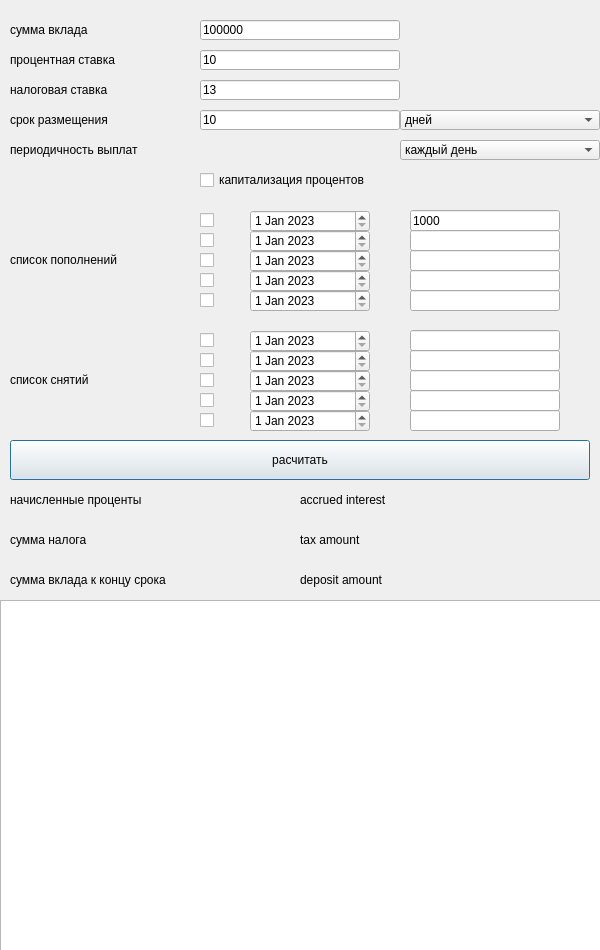
<?xml version="1.0" encoding="UTF-8"?>
<ui version="4.0">
 <class>depositwindow</class>
 <widget class="QDialog" name="depositwindow">
  <property name="geometry">
   <rect>
    <x>0</x>
    <y>0</y>
    <width>600</width>
    <height>950</height>
   </rect>
  </property>
  <property name="windowTitle">
   <string>Dialog</string>
  </property>
  <widget class="QLineEdit" name="top_2">
   <property name="geometry">
    <rect>
     <x>410</x>
     <y>230</y>
     <width>150</width>
     <height>21</height>
    </rect>
   </property>
  </widget>
  <widget class="QDateEdit" name="top_dateEdit_5">
   <property name="geometry">
    <rect>
     <x>250</x>
     <y>290</y>
     <width>120</width>
     <height>22</height>
    </rect>
   </property>
   <property name="dateTime">
    <datetime>
     <hour>0</hour>
     <minute>0</minute>
     <second>0</second>
     <year>2023</year>
     <month>1</month>
     <day>1</day>
    </datetime>
   </property>
  </widget>
  <widget class="QLabel" name="show_label_2">
   <property name="geometry">
    <rect>
     <x>10</x>
     <y>110</y>
     <width>190</width>
     <height>20</height>
    </rect>
   </property>
   <property name="text">
    <string>срок размещения</string>
   </property>
  </widget>
  <widget class="QDateEdit" name="down_dateEdit_4">
   <property name="geometry">
    <rect>
     <x>250</x>
     <y>390</y>
     <width>120</width>
     <height>22</height>
    </rect>
   </property>
   <property name="dateTime">
    <datetime>
     <hour>0</hour>
     <minute>0</minute>
     <second>0</second>
     <year>2023</year>
     <month>1</month>
     <day>1</day>
    </datetime>
   </property>
  </widget>
  <widget class="QCheckBox" name="down_checkBox_2">
   <property name="geometry">
    <rect>
     <x>200</x>
     <y>350</y>
     <width>31</width>
     <height>20</height>
    </rect>
   </property>
   <property name="text">
    <string/>
   </property>
  </widget>
  <widget class="QDateEdit" name="top_dateEdit_4">
   <property name="geometry">
    <rect>
     <x>250</x>
     <y>270</y>
     <width>120</width>
     <height>22</height>
    </rect>
   </property>
   <property name="dateTime">
    <datetime>
     <hour>0</hour>
     <minute>0</minute>
     <second>0</second>
     <year>2023</year>
     <month>1</month>
     <day>1</day>
    </datetime>
   </property>
  </widget>
  <widget class="QLineEdit" name="line_tax_rate">
   <property name="geometry">
    <rect>
     <x>200</x>
     <y>80</y>
     <width>200</width>
     <height>20</height>
    </rect>
   </property>
   <property name="text">
    <string>13</string>
   </property>
  </widget>
  <widget class="QLineEdit" name="down_5">
   <property name="geometry">
    <rect>
     <x>410</x>
     <y>410</y>
     <width>150</width>
     <height>21</height>
    </rect>
   </property>
  </widget>
  <widget class="QLineEdit" name="line_period">
   <property name="geometry">
    <rect>
     <x>200</x>
     <y>110</y>
     <width>200</width>
     <height>20</height>
    </rect>
   </property>
   <property name="text">
    <string>10</string>
   </property>
  </widget>
  <widget class="QLineEdit" name="down_1">
   <property name="geometry">
    <rect>
     <x>410</x>
     <y>330</y>
     <width>150</width>
     <height>21</height>
    </rect>
   </property>
  </widget>
  <widget class="QLabel" name="tax_amount">
   <property name="geometry">
    <rect>
     <x>300</x>
     <y>530</y>
     <width>290</width>
     <height>20</height>
    </rect>
   </property>
   <property name="text">
    <string>tax amount</string>
   </property>
  </widget>
  <widget class="QCheckBox" name="top_checkBox_4">
   <property name="geometry">
    <rect>
     <x>200</x>
     <y>270</y>
     <width>31</width>
     <height>20</height>
    </rect>
   </property>
   <property name="text">
    <string/>
   </property>
  </widget>
  <widget class="QLabel" name="show_label_4">
   <property name="geometry">
    <rect>
     <x>10</x>
     <y>80</y>
     <width>190</width>
     <height>20</height>
    </rect>
   </property>
   <property name="text">
    <string>налоговая ставка</string>
   </property>
  </widget>
  <widget class="QLabel" name="show_label_9">
   <property name="geometry">
    <rect>
     <x>10</x>
     <y>490</y>
     <width>280</width>
     <height>20</height>
    </rect>
   </property>
   <property name="text">
    <string>начисленные проценты</string>
   </property>
  </widget>
  <widget class="QPushButton" name="Depos_pushButton">
   <property name="geometry">
    <rect>
     <x>10</x>
     <y>440</y>
     <width>580</width>
     <height>40</height>
    </rect>
   </property>
   <property name="text">
    <string>расчитать</string>
   </property>
  </widget>
  <widget class="QTableWidget" name="tableWidget">
   <property name="geometry">
    <rect>
     <x>0</x>
     <y>600</y>
     <width>601</width>
     <height>351</height>
    </rect>
   </property>
  </widget>
  <widget class="QCheckBox" name="down_checkBox_1">
   <property name="geometry">
    <rect>
     <x>200</x>
     <y>330</y>
     <width>31</width>
     <height>20</height>
    </rect>
   </property>
   <property name="text">
    <string/>
   </property>
  </widget>
  <widget class="QCheckBox" name="down_checkBox_5">
   <property name="geometry">
    <rect>
     <x>200</x>
     <y>410</y>
     <width>31</width>
     <height>20</height>
    </rect>
   </property>
   <property name="text">
    <string/>
   </property>
  </widget>
  <widget class="QDateEdit" name="top_dateEdit_1">
   <property name="geometry">
    <rect>
     <x>250</x>
     <y>210</y>
     <width>120</width>
     <height>22</height>
    </rect>
   </property>
   <property name="dateTime">
    <datetime>
     <hour>0</hour>
     <minute>0</minute>
     <second>0</second>
     <year>2023</year>
     <month>1</month>
     <day>1</day>
    </datetime>
   </property>
  </widget>
  <widget class="QLineEdit" name="down_3">
   <property name="geometry">
    <rect>
     <x>410</x>
     <y>370</y>
     <width>150</width>
     <height>21</height>
    </rect>
   </property>
  </widget>
  <widget class="QDateEdit" name="down_dateEdit_3">
   <property name="geometry">
    <rect>
     <x>250</x>
     <y>370</y>
     <width>120</width>
     <height>22</height>
    </rect>
   </property>
   <property name="dateTime">
    <datetime>
     <hour>0</hour>
     <minute>0</minute>
     <second>0</second>
     <year>2023</year>
     <month>1</month>
     <day>1</day>
    </datetime>
   </property>
  </widget>
  <widget class="QLabel" name="show_label">
   <property name="geometry">
    <rect>
     <x>10</x>
     <y>20</y>
     <width>190</width>
     <height>20</height>
    </rect>
   </property>
   <property name="text">
    <string>сумма вклада</string>
   </property>
  </widget>
  <widget class="QLineEdit" name="line_deposit_amount">
   <property name="geometry">
    <rect>
     <x>200</x>
     <y>20</y>
     <width>200</width>
     <height>20</height>
    </rect>
   </property>
   <property name="text">
    <string>100000</string>
   </property>
  </widget>
  <widget class="QLineEdit" name="top_3">
   <property name="geometry">
    <rect>
     <x>410</x>
     <y>250</y>
     <width>150</width>
     <height>21</height>
    </rect>
   </property>
  </widget>
  <widget class="QDateEdit" name="down_dateEdit_1">
   <property name="geometry">
    <rect>
     <x>250</x>
     <y>330</y>
     <width>120</width>
     <height>22</height>
    </rect>
   </property>
   <property name="dateTime">
    <datetime>
     <hour>0</hour>
     <minute>0</minute>
     <second>0</second>
     <year>2023</year>
     <month>1</month>
     <day>1</day>
    </datetime>
   </property>
  </widget>
  <widget class="QLabel" name="show_label_10">
   <property name="geometry">
    <rect>
     <x>10</x>
     <y>530</y>
     <width>280</width>
     <height>20</height>
    </rect>
   </property>
   <property name="text">
    <string>сумма налога</string>
   </property>
  </widget>
  <widget class="QComboBox" name="comboBox_period">
   <property name="geometry">
    <rect>
     <x>400</x>
     <y>110</y>
     <width>200</width>
     <height>20</height>
    </rect>
   </property>
   <item>
    <property name="text">
     <string>дней</string>
    </property>
   </item>
   <item>
    <property name="text">
     <string>месяцев</string>
    </property>
   </item>
   <item>
    <property name="text">
     <string>лет</string>
    </property>
   </item>
  </widget>
  <widget class="QLabel" name="show_label_5">
   <property name="geometry">
    <rect>
     <x>10</x>
     <y>140</y>
     <width>190</width>
     <height>20</height>
    </rect>
   </property>
   <property name="text">
    <string>периодичность выплат</string>
   </property>
  </widget>
  <widget class="QCheckBox" name="top_checkBox_1">
   <property name="geometry">
    <rect>
     <x>200</x>
     <y>210</y>
     <width>31</width>
     <height>20</height>
    </rect>
   </property>
   <property name="text">
    <string/>
   </property>
  </widget>
  <widget class="QDateEdit" name="top_dateEdit_2">
   <property name="geometry">
    <rect>
     <x>250</x>
     <y>230</y>
     <width>120</width>
     <height>22</height>
    </rect>
   </property>
   <property name="dateTime">
    <datetime>
     <hour>0</hour>
     <minute>0</minute>
     <second>0</second>
     <year>2023</year>
     <month>1</month>
     <day>1</day>
    </datetime>
   </property>
  </widget>
  <widget class="QDateEdit" name="down_dateEdit_2">
   <property name="geometry">
    <rect>
     <x>250</x>
     <y>350</y>
     <width>120</width>
     <height>22</height>
    </rect>
   </property>
   <property name="dateTime">
    <datetime>
     <hour>0</hour>
     <minute>0</minute>
     <second>0</second>
     <year>2023</year>
     <month>1</month>
     <day>1</day>
    </datetime>
   </property>
  </widget>
  <widget class="QLabel" name="show_label_11">
   <property name="geometry">
    <rect>
     <x>10</x>
     <y>570</y>
     <width>280</width>
     <height>20</height>
    </rect>
   </property>
   <property name="text">
    <string>сумма вклада к концу срока</string>
   </property>
  </widget>
  <widget class="QLineEdit" name="top_5">
   <property name="geometry">
    <rect>
     <x>410</x>
     <y>290</y>
     <width>150</width>
     <height>21</height>
    </rect>
   </property>
  </widget>
  <widget class="QCheckBox" name="top_checkBox_2">
   <property name="geometry">
    <rect>
     <x>200</x>
     <y>230</y>
     <width>31</width>
     <height>20</height>
    </rect>
   </property>
   <property name="text">
    <string/>
   </property>
  </widget>
  <widget class="QLabel" name="deposit_amount_end">
   <property name="geometry">
    <rect>
     <x>300</x>
     <y>570</y>
     <width>290</width>
     <height>20</height>
    </rect>
   </property>
   <property name="text">
    <string>deposit amount</string>
   </property>
  </widget>
  <widget class="QLineEdit" name="down_4">
   <property name="geometry">
    <rect>
     <x>410</x>
     <y>390</y>
     <width>150</width>
     <height>21</height>
    </rect>
   </property>
  </widget>
  <widget class="QLineEdit" name="top_4">
   <property name="geometry">
    <rect>
     <x>410</x>
     <y>270</y>
     <width>150</width>
     <height>21</height>
    </rect>
   </property>
  </widget>
  <widget class="QComboBox" name="payment_periodicity">
   <property name="geometry">
    <rect>
     <x>400</x>
     <y>140</y>
     <width>200</width>
     <height>20</height>
    </rect>
   </property>
   <item>
    <property name="text">
     <string>каждый день</string>
    </property>
   </item>
   <item>
    <property name="text">
     <string>каждую неделю</string>
    </property>
   </item>
   <item>
    <property name="text">
     <string>раз в месяц</string>
    </property>
   </item>
   <item>
    <property name="text">
     <string>раз в квартал</string>
    </property>
   </item>
   <item>
    <property name="text">
     <string>раз в год</string>
    </property>
   </item>
   <item>
    <property name="text">
     <string>в конце срока</string>
    </property>
   </item>
  </widget>
  <widget class="QCheckBox" name="down_checkBox_4">
   <property name="geometry">
    <rect>
     <x>200</x>
     <y>390</y>
     <width>31</width>
     <height>20</height>
    </rect>
   </property>
   <property name="text">
    <string/>
   </property>
  </widget>
  <widget class="QLineEdit" name="down_2">
   <property name="geometry">
    <rect>
     <x>410</x>
     <y>350</y>
     <width>150</width>
     <height>21</height>
    </rect>
   </property>
  </widget>
  <widget class="QCheckBox" name="down_checkBox_3">
   <property name="geometry">
    <rect>
     <x>200</x>
     <y>370</y>
     <width>31</width>
     <height>20</height>
    </rect>
   </property>
   <property name="text">
    <string/>
   </property>
  </widget>
  <widget class="QLineEdit" name="line_percent">
   <property name="geometry">
    <rect>
     <x>200</x>
     <y>50</y>
     <width>200</width>
     <height>20</height>
    </rect>
   </property>
   <property name="text">
    <string>10</string>
   </property>
  </widget>
  <widget class="QCheckBox" name="capitalization">
   <property name="geometry">
    <rect>
     <x>200</x>
     <y>170</y>
     <width>200</width>
     <height>20</height>
    </rect>
   </property>
   <property name="text">
    <string>капитализация процентов</string>
   </property>
  </widget>
  <widget class="QLabel" name="show_label_8">
   <property name="geometry">
    <rect>
     <x>10</x>
     <y>370</y>
     <width>190</width>
     <height>20</height>
    </rect>
   </property>
   <property name="text">
    <string>список снятий</string>
   </property>
  </widget>
  <widget class="QCheckBox" name="top_checkBox_5">
   <property name="geometry">
    <rect>
     <x>200</x>
     <y>290</y>
     <width>31</width>
     <height>20</height>
    </rect>
   </property>
   <property name="text">
    <string/>
   </property>
  </widget>
  <widget class="QDateEdit" name="top_dateEdit_3">
   <property name="geometry">
    <rect>
     <x>250</x>
     <y>250</y>
     <width>120</width>
     <height>22</height>
    </rect>
   </property>
   <property name="dateTime">
    <datetime>
     <hour>0</hour>
     <minute>0</minute>
     <second>0</second>
     <year>2023</year>
     <month>1</month>
     <day>1</day>
    </datetime>
   </property>
  </widget>
  <widget class="QLabel" name="show_label_7">
   <property name="geometry">
    <rect>
     <x>10</x>
     <y>250</y>
     <width>190</width>
     <height>20</height>
    </rect>
   </property>
   <property name="text">
    <string>список пополнений</string>
   </property>
  </widget>
  <widget class="QLabel" name="accured_interest">
   <property name="geometry">
    <rect>
     <x>300</x>
     <y>490</y>
     <width>290</width>
     <height>20</height>
    </rect>
   </property>
   <property name="text">
    <string>accrued interest</string>
   </property>
  </widget>
  <widget class="QDateEdit" name="down_dateEdit_5">
   <property name="geometry">
    <rect>
     <x>250</x>
     <y>410</y>
     <width>120</width>
     <height>22</height>
    </rect>
   </property>
   <property name="dateTime">
    <datetime>
     <hour>0</hour>
     <minute>0</minute>
     <second>0</second>
     <year>2023</year>
     <month>1</month>
     <day>1</day>
    </datetime>
   </property>
  </widget>
  <widget class="QCheckBox" name="top_checkBox_3">
   <property name="geometry">
    <rect>
     <x>200</x>
     <y>250</y>
     <width>31</width>
     <height>20</height>
    </rect>
   </property>
   <property name="text">
    <string/>
   </property>
  </widget>
  <widget class="QLineEdit" name="top_1">
   <property name="geometry">
    <rect>
     <x>410</x>
     <y>210</y>
     <width>150</width>
     <height>21</height>
    </rect>
   </property>
   <property name="text">
    <string>1000</string>
   </property>
  </widget>
  <widget class="QLabel" name="show_label_3">
   <property name="geometry">
    <rect>
     <x>10</x>
     <y>50</y>
     <width>190</width>
     <height>20</height>
    </rect>
   </property>
   <property name="text">
    <string>процентная ставка</string>
   </property>
  </widget>
 </widget>
 <resources/>
 <connections/>
</ui>
